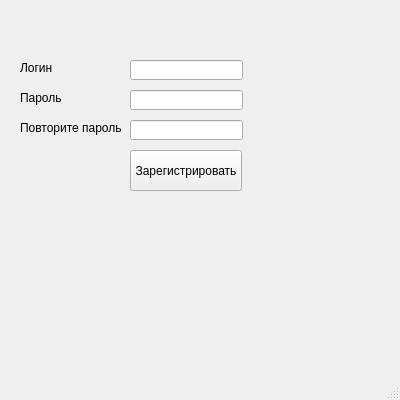
<?xml version="1.0" encoding="UTF-8"?>
<ui version="4.0">
 <class>MainWindow</class>
 <widget class="QMainWindow" name="MainWindow">
  <property name="geometry">
   <rect>
    <x>0</x>
    <y>0</y>
    <width>400</width>
    <height>400</height>
   </rect>
  </property>
  <property name="windowTitle">
   <string>MainWindow</string>
  </property>
  <widget class="QWidget" name="centralwidget">
   <widget class="QLineEdit" name="lineEdit">
    <property name="geometry">
     <rect>
      <x>130</x>
      <y>60</y>
      <width>113</width>
      <height>20</height>
     </rect>
    </property>
   </widget>
   <widget class="QLineEdit" name="lineEdit_2">
    <property name="geometry">
     <rect>
      <x>130</x>
      <y>90</y>
      <width>113</width>
      <height>20</height>
     </rect>
    </property>
    <property name="echoMode">
     <enum>QLineEdit::Password</enum>
    </property>
   </widget>
   <widget class="QLineEdit" name="lineEdit_3">
    <property name="geometry">
     <rect>
      <x>130</x>
      <y>120</y>
      <width>113</width>
      <height>20</height>
     </rect>
    </property>
    <property name="echoMode">
     <enum>QLineEdit::Password</enum>
    </property>
   </widget>
   <widget class="QPushButton" name="pushButton">
    <property name="geometry">
     <rect>
      <x>130</x>
      <y>150</y>
      <width>112</width>
      <height>41</height>
     </rect>
    </property>
    <property name="text">
     <string>Зарегистрировать</string>
    </property>
   </widget>
   <widget class="QLabel" name="label">
    <property name="geometry">
     <rect>
      <x>20</x>
      <y>60</y>
      <width>111</width>
      <height>16</height>
     </rect>
    </property>
    <property name="text">
     <string>Логин</string>
    </property>
   </widget>
   <widget class="QLabel" name="label_2">
    <property name="geometry">
     <rect>
      <x>20</x>
      <y>90</y>
      <width>111</width>
      <height>16</height>
     </rect>
    </property>
    <property name="text">
     <string>Пароль</string>
    </property>
   </widget>
   <widget class="QLabel" name="label_3">
    <property name="geometry">
     <rect>
      <x>20</x>
      <y>120</y>
      <width>111</width>
      <height>16</height>
     </rect>
    </property>
    <property name="text">
     <string>Повторите пароль</string>
    </property>
   </widget>
   <widget class="QLabel" name="label_4">
    <property name="geometry">
     <rect>
      <x>6</x>
      <y>-1</y>
      <width>391</width>
      <height>41</height>
     </rect>
    </property>
    <property name="text">
     <string/>
    </property>
   </widget>
  </widget>
  <widget class="QMenuBar" name="menubar">
   <property name="geometry">
    <rect>
     <x>0</x>
     <y>0</y>
     <width>400</width>
     <height>21</height>
    </rect>
   </property>
  </widget>
  <widget class="QStatusBar" name="statusbar"/>
 </widget>
 <resources/>
 <connections/>
</ui>
